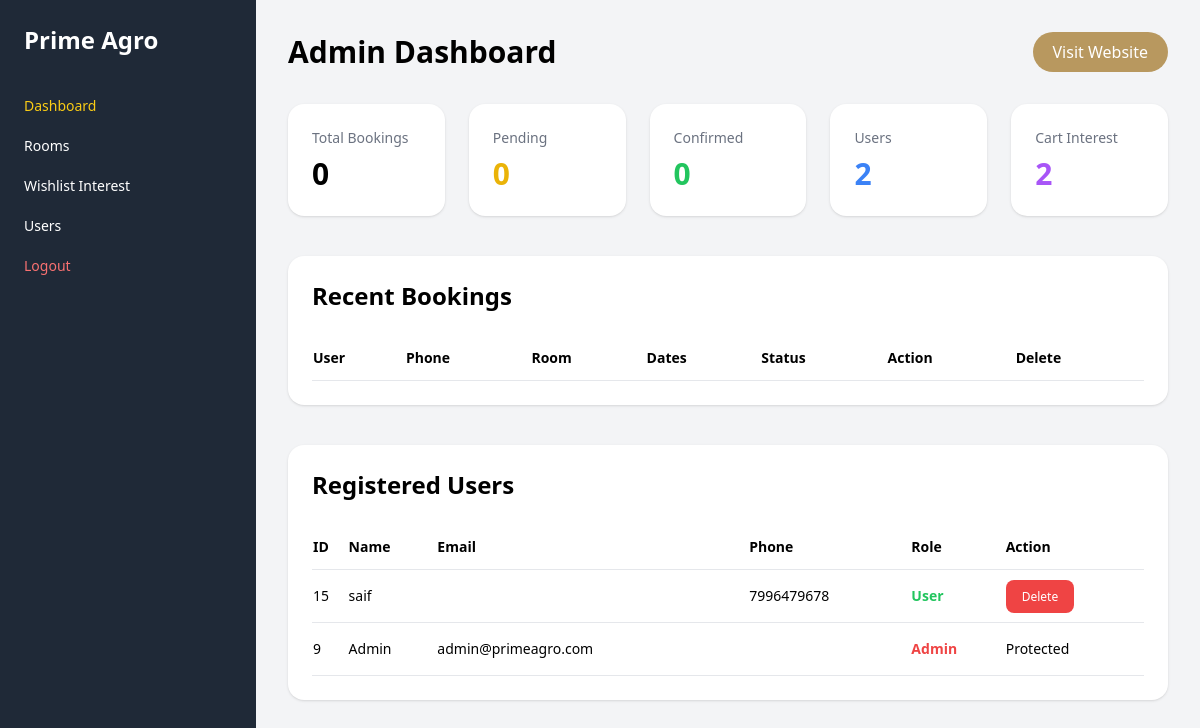
/ishan/dashboard.php (signed in), run on the app's committed database.
### tables this page shows
CREATE TABLE `users` (
  `id` int(11) NOT NULL,
  `name` varchar(100) DEFAULT NULL,
  `email` varchar(150) DEFAULT NULL,
  `phone` varchar(20) DEFAULT NULL,
  `password` varchar(255) DEFAULT NULL,
  `role` enum('admin','user') DEFAULT 'user'
);

### ishan/dashboard.php (the view, shortened to what this page needs)
<?php
include "../config.php";
$totalBookings = $conn->query("
SELECT COUNT(*) as total
FROM bookings
")->fetch_assoc()['total'];
$pending = $conn->query("
SELECT COUNT(*) as total
FROM bookings
WHERE status='pending'
")->fetch_assoc()['total'];
$confirmed = $conn->query("
SELECT COUNT(*) as total
FROM bookings
WHERE status='confirmed'
")->fetch_assoc()['total'];
$totalUsers = $conn->query("
SELECT COUNT(*) as total
FROM users
")->fetch_assoc()['total'];
$totalCart = $conn->query("
SELECT COUNT(*) as total
FROM cart
")->fetch_assoc()['total'];
$users = $conn->query("
SELECT *
FROM users
ORDER BY id DESC
");
?>
<!DOCTYPE html>
<html lang="en">
<head>
<script src="https://cdn.tailwindcss.com"></script>
</head>
<body class="bg-gray-100 overflow-x-hidden">
<div class="flex">
<div class="w-64 bg-[#1f2937] text-white min-h-screen p-6 hidden lg:block">
    <h2 class="text-2xl font-bold mb-10">
        Prime Agro
    </h2>
    <ul class="space-y-5 text-sm">
        <li class="text-yellow-400">
            Dashboard
        </li>
        <li>
            <a href="manage_rooms.php">
        Rooms
    </a>
        </li>
        <li>
            <a href="manage_wishlists.php">
                Wishlist Interest
            </a>
        </li>
        <li>
            Users
        </li>
        <li>
            <a href="../user/logout.php"
               class="text-red-400">
               Logout
            </a>
        </li>
    </ul>
</div>
<div class="flex-1 p-4 md:p-8">
<div class="flex justify-between items-center mb-8">
<h1 class="text-3xl font-bold">
Admin Dashboard
</h1>
<a href="../index.php"
class="bg-[#b8985f]
text-white px-5 py-2 rounded-full">
Visit Website
</a>
</div>
<div class="grid grid-cols-1 md:grid-cols-2 lg:grid-cols-5 gap-6 mb-10">
    <div class="bg-white rounded-2xl p-6 shadow">
        <p class="text-gray-500 text-sm mb-2">
            Total Bookings
        </p>
        <h2 class="text-3xl font-bold">
            <?= $totalBookings ?>
        </h2>
    </div>
    <div class="bg-white rounded-2xl p-6 shadow">
        <p class="text-gray-500 text-sm mb-2">
            Pending
        </p>
        <h2 class="text-3xl font-bold text-yellow-500">
            <?= $pending ?>
        </h2>
    </div>
    <div class="bg-white rounded-2xl p-6 shadow">
        <p class="text-gray-500 text-sm mb-2">
            Confirmed
        </p>
        <h2 class="text-3xl font-bold text-green-500">
            <?= $confirmed ?>
        </h2>
    </div>
    <div class="bg-white rounded-2xl p-6 shadow">
        <p class="text-gray-500 text-sm mb-2">
            Users
        </p>
        <h2 class="text-3xl font-bold text-blue-500">
            <?= $totalUsers ?>
        </h2>
    </div>
    <div class="bg-white rounded-2xl p-6 shadow">
        <p class="text-gray-500 text-sm mb-2">
            Cart Interest
        </p>
        <h2 class="text-3xl font-bold text-purple-500">
            <?= $totalCart ?>
        </h2>
    </div>
</div>
<div class="bg-white rounded-2xl shadow p-6 mb-10 overflow-x-auto">
<h2 class="text-2xl font-bold mb-6">
Recent Bookings
</h2>
<table class="w-full text-sm">
<thead>
<tr class="border-b">
<th class="py-3 text-left">User</th>
<th class="py-3 text-left">Phone</th>
<th class="py-3 text-left">Room</th>
<th class="py-3 text-left">Dates</th>
<th class="py-3 text-left">Status</th>
<th class="py-3 text-left">Action</th>
<th class="py-3 text-left">Delete</th>
</tr>
</thead>
</table>
</div>
<div class="bg-white rounded-2xl shadow p-6 mb-10 overflow-x-auto">
<h2 class="text-2xl font-bold mb-6">
Registered Users
</h2>
<table class="w-full text-sm">
<thead>
<tr class="border-b">
<th class="py-3 text-left">ID</th>
<th class="py-3 text-left">Name</th>
<th class="py-3 text-left">Email</th>
<th class="py-3 text-left">Phone</th>
<th class="py-3 text-left">Role</th>
<th class="py-3 text-left">Action</th>
</tr>
</thead>
<tbody>
<?php while($user = $users->fetch_assoc()): ?>
<tr class="border-b hover:bg-gray-50">
<td class="py-4">
<?= $user['id'] ?>
</td>
<td>
<?= htmlspecialchars($user['name']) ?>
</td>
<td>
<?= htmlspecialchars($user['email']) ?>
</td>
<td>
<?= htmlspecialchars($user['phone']) ?>
</td>
<td>
<?php if($user['role'] == 'admin'): ?>
<span class="text-red-500 font-semibold">
Admin
</span>
<?php else: ?>
<span class="text-green-500 font-semibold">
User
</span>
<?php endif; ?>
</td>
<td>
<?php if($user['role'] != 'admin'): ?>
<a href="delete_user.php?id=<?= $user['id'] ?>"
onclick="return confirm('Delete user?')"
class="bg-red-500 hover:bg-red-600
text-white px-4 py-2 rounded-lg text-xs">
Delete
</a>
<?php else: ?>
Protected
<?php endif; ?>
</td>
</tr>
<?php endwhile; ?>
</tbody>
</table>
</div>
</div>
</div>
</body>
</html>

### data on the page
users: id "15", name "saif", phone "7996479678", role "User"
users: id "9", name "Admin", email "admin@primeagro.com", role "Admin"

### other printed values
$totalBookings "0"
$pending "0"
$confirmed "0"
$totalUsers "2"
$totalCart "2"
